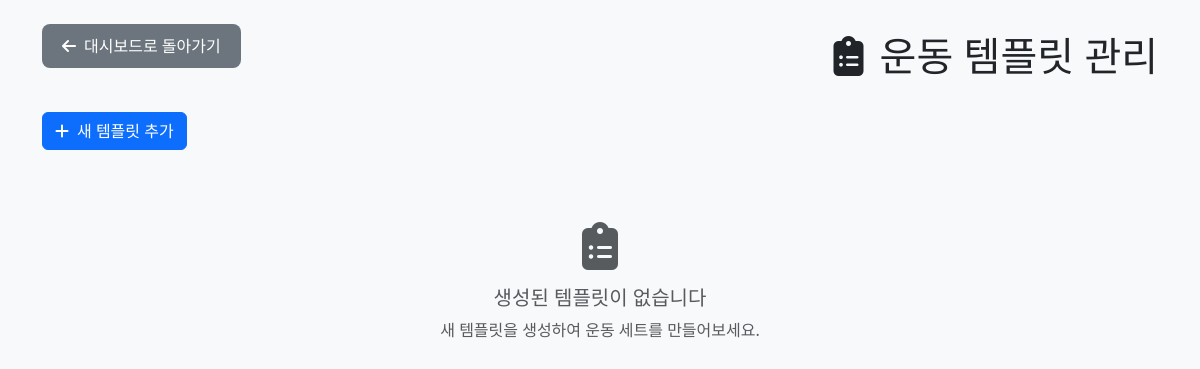
The page /admin/workout_template_management.php (signed in) on the database as committed earlier.
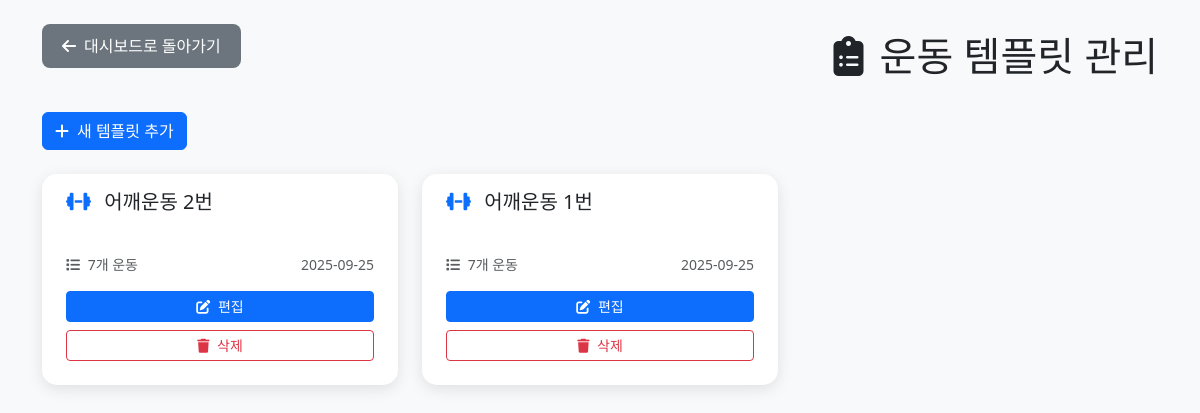
The same page on the database as committed later.
### tables this page shows
CREATE TABLE IF NOT EXISTS `m_workout_template` (
  `template_id` int(11) NOT NULL AUTO_INCREMENT,
  `template_name` varchar(100) NOT NULL COMMENT '템플릿 이름 (예: 어깨운동-1)',
  `description` text DEFAULT NULL COMMENT '템플릿 설명',
  `created_by` int(11) NOT NULL COMMENT '생성한 관리자 ID',
  `created_at` timestamp NULL DEFAULT current_timestamp(),
  `updated_at` timestamp NULL DEFAULT current_timestamp() ON UPDATE current_timestamp(),
  PRIMARY KEY (`template_id`),
  KEY `idx_created_by` (`created_by`),
  CONSTRAINT `fk_template_admin` FOREIGN KEY (`created_by`) REFERENCES `admins` (`id`) ON DELETE CASCADE
);

### admin/workout_template_management.php (the view, shortened to what this page needs)
<?php
$pdo = getDB();
$stmt = $pdo->prepare('
    SELECT
        t.template_id,
        t.template_name,
        t.description,
        t.created_at,
        a.name as created_by_name,
        COUNT(te.id) as exercise_count
    FROM m_workout_template t
    LEFT JOIN admins a ON t.created_by = a.id
    LEFT JOIN m_workout_template_exercise te ON t.template_id = te.template_id
    GROUP BY t.template_id, t.template_name, t.description, t.created_at, a.name
    ORDER BY t.created_at DESC
');
$stmt->execute();
$templates = $stmt->fetchAll(PDO::FETCH_ASSOC);
?>
<!DOCTYPE html>
<html lang="ko">
<head>
    <link href="https://cdn.jsdelivr.net/npm/bootstrap@5.3.0/dist/css/bootstrap.min.css" rel="stylesheet">
    <link rel="stylesheet" href="https://cdnjs.cloudflare.com/ajax/libs/font-awesome/6.4.0/css/all.min.css">
</head>
<body class="bg-light">
    <div class="container mt-4">
        <div class="d-flex justify-content-between align-items-center mb-4">
            <a href="dashboard.php" class="back-btn">
                <i class="fas fa-arrow-left me-2"></i>대시보드로 돌아가기
            </a>
            <h1 class="mb-0">
                <i class="fas fa-clipboard-list me-3"></i>운동 템플릿 관리
            </h1>
        </div>
        <div class="d-flex justify-content-between align-items-center mb-4">
            <button class="btn btn-primary" type="button" data-bs-toggle="collapse" data-bs-target="#addTemplateForm">
                <i class="fas fa-plus me-2"></i>새 템플릿 추가
            </button>
        </div>
        <?php if (empty($templates)): ?>
            <div class="text-center py-5">
                <i class="fas fa-clipboard-list fa-3x text-muted mb-3"></i>
                <h5 class="text-muted">생성된 템플릿이 없습니다</h5>
                <p class="text-muted">새 템플릿을 생성하여 운동 세트를 만들어보세요.</p>
            </div>
        <?php else: ?>
            <div class="row">
                <?php foreach ($templates as $template): ?>
                <div class="col-md-6 col-lg-4 mb-4">
                    <div class="template-card">
                        <div class="card-header">
                            <h5 class="mb-0">
                                <i class="fas fa-dumbbell text-primary me-2"></i>
                                <?= htmlspecialchars($template['template_name']) ?>
                            </h5>
                        </div>
                        <div class="card-body">
                            <div class="d-flex justify-content-between align-items-center mb-3">
                                <small class="text-muted">
                                    <i class="fas fa-list me-1"></i> <?= $template['exercise_count'] ?>개 운동
                                </small>
                                <small class="text-muted">
                                    <?= date('Y-m-d', strtotime($template['created_at'])) ?>
                                </small>
                            </div>
                            <div class="d-grid gap-2">
                                <a href="workout_template_edit.php?id=<?= $template['template_id'] ?>"
                                   class="btn btn-primary btn-sm">
                                    <i class="fas fa-edit me-1"></i> 편집
                                </a>
                                <button type="button" class="btn btn-outline-danger btn-sm"
                                        onclick="deleteTemplate(<?= $template['template_id'] ?>, '<?= htmlspecialchars($template['template_name']) ?>')">
                                    <i class="fas fa-trash me-1"></i> 삭제
                                </button>
                            </div>
                        </div>
                    </div>
                </div>
                <?php endforeach; ?>
            </div>
        <?php endif; ?>
    </div>
</body>
</html>

Rows that differ between the two databases and show on the page:
added m_workout_template: template_name "어깨운동 2번", exercise_count "7", created_at "2025-09-25"
added m_workout_template: template_name "어깨운동 1번", exercise_count "7", created_at "2025-09-25"
Other text that changed with them:
text no longer shown: "생성된 템플릿이 없습니다 새 템플릿을 생성하여 운동 세트를 만들어보세요."
